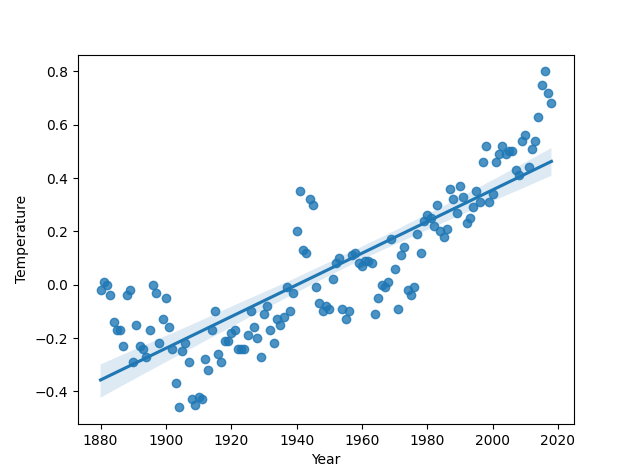

This figure's Python source:
import pandas as pd
import seaborn as sns
import matplotlib.pyplot as plt

'''
15.14 
    https://www.ncdc.noaa.gov/cag/global/time-series/globe/ocean/ytd/12/1880-2018
    
    Load and plot the dataset using Seaborn's regplot function. What trend do you see?

    RESPONSE:
        Similar to the prior exercise, the regression of temperatures over the years has increased. Ocean Temperatures are increasing over the years. From 2010 and on, we can see the plots exponentially growing but the line of regression won't curve as it is a linear equation in order to plot.

'''



# DATAFRAME
data = pd.read_csv('average_surface_temperature_anomalies.csv')
data.columns = ['Year', 'Temperature'] #columns

# # GRAPHING
sns.regplot( x = "Year", y = "Temperature", data = data )
plt.show()
